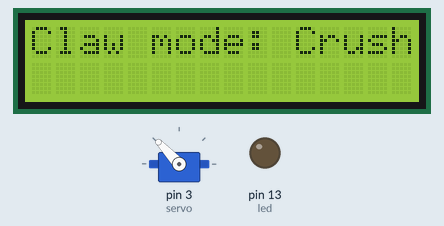
Recording of a sketch running on a simulated Arduino Uno, built with avr-gcc and run on an emulated ATmega328P. On the bench: servo, 16×2 character LCD, output pins drawn as LEDs (lit = HIGH).

Above: at 0.21 s.
At 10.23 s:
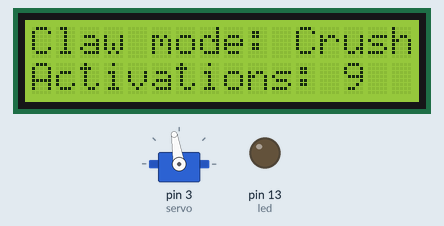
At 19.95 s:
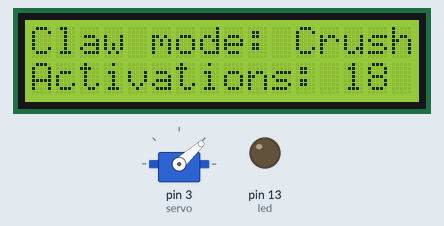
At 39.69 s:
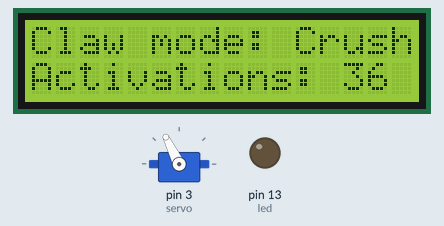
Timing chart, 0 to 40.0 s (numbered marks = the images above):
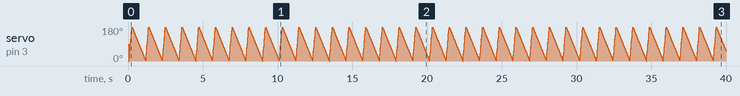

The sketch:

Robot_claw_activation.ino
```cpp
#include <LiquidCrystal.h>
#include <Servo.h>

// initialize the library with the numbers of the interface pins
LiquidCrystal lcd(7, 8, 9, 10, 11, 12);
Servo servo;

int led = 13;
int pos = 0;
int activations = 0; // Keep track of how many times the servo has hit 180 degrees

void setup() {
  pinMode(led, OUTPUT);
  servo.attach(3);
  lcd.begin(16, 2);
  lcd.print("Claw mode: Crush");
}

void loop() {
  for (pos = 0; pos <= 180; pos += 1) { // goes from 0 degrees to 180 degrees
    servo.write(pos);              // tell servo to go to position in variable 'pos'
    delay(1);                       // waits 10ms for the servo to reach the position
    if (pos == 180) {               // check if the servo has reached 180 degrees
      activations += 1;             // increment the activation count
      lcd.setCursor(0, 1);          // set the cursor to the second row
      lcd.print("Activations: ");   // print the message
      lcd.print(activations);       // print the number of activations
      digitalWrite(led, HIGH);
    }
  }
  for (pos = 180; pos >= 0; pos -= 1) { // goes from 180 degrees to 0 degrees
    servo.write(pos);              // tell servo to go to position in variable 'pos'
    delay(5);                       // waits 10ms for the servo to reach the position
    digitalWrite(led, LOW);
  }
}
```
